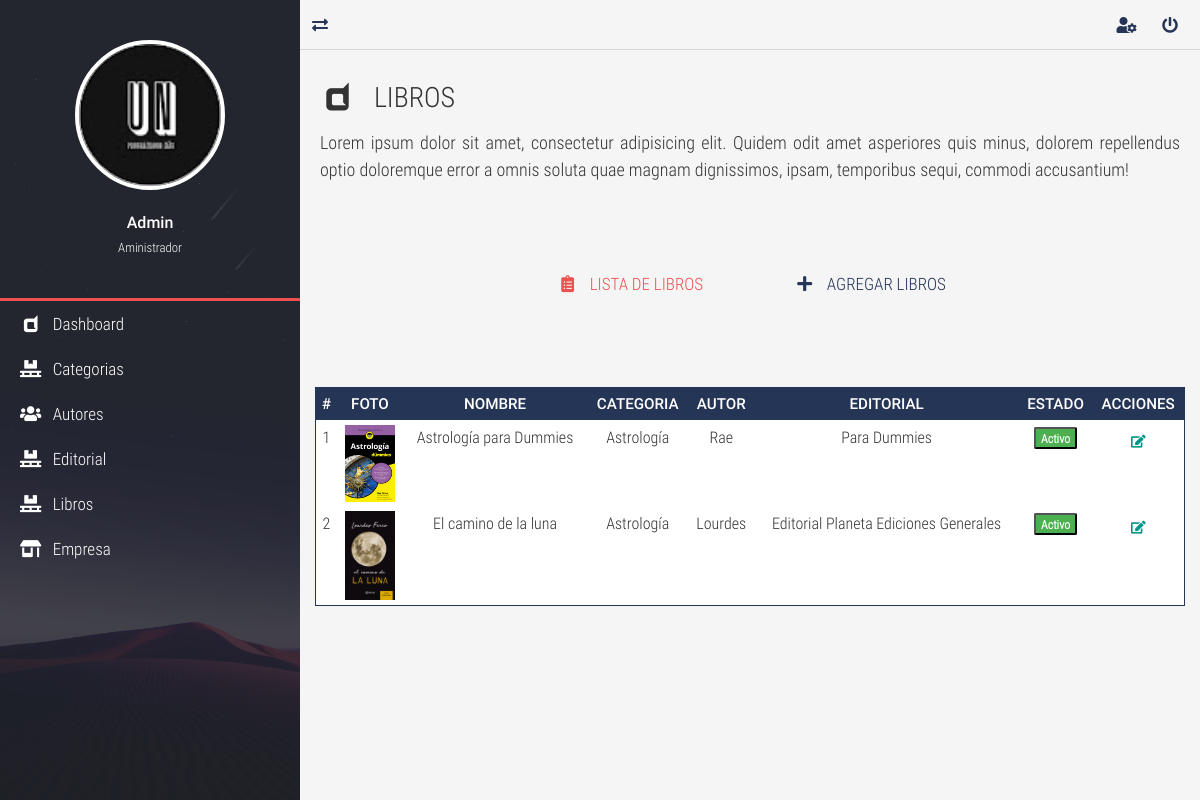
/view/libro/mostrar.php (signed in), run on the app's committed database.
### tables this page shows
CREATE TABLE `libro` (
  `id_libro` int(11) NOT NULL,
  `nomli` varchar(150) NOT NULL,
  `foto` varchar(255) NOT NULL,
  `link` varchar(255) NOT NULL,
  `id_cate` int(11) NOT NULL,
  `id_au` int(11) NOT NULL,
  `id_edi` int(11) NOT NULL,
  `lugar` varchar(100) NOT NULL,
  `anedi` date NOT NULL,
  `numpa` char(4) NOT NULL,
  `idioma` varchar(25) NOT NULL,
  `sinop` varchar(255) NOT NULL,
  `estado` char(1) NOT NULL,
  `fechare` timestamp NOT NULL DEFAULT current_timestamp() ON UPDATE current_timestamp()
);

CREATE TABLE `category` (
  `id_cate` int(11) NOT NULL,
  `nomcate` varchar(100) NOT NULL,
  `foto` varchar(255) NOT NULL,
  `estado` char(1) NOT NULL,
  `fechare` timestamp NOT NULL DEFAULT current_timestamp() ON UPDATE current_timestamp()
);

CREATE TABLE `author` (
  `id_au` int(11) NOT NULL,
  `nomau` varchar(25) NOT NULL,
  `apeau` varchar(20) NOT NULL,
  `alias` varchar(100) NOT NULL,
  `biblio` varchar(255) NOT NULL,
  `foto` varchar(255) NOT NULL,
  `fecna` date NOT NULL,
  `email` varchar(100) NOT NULL,
  `estado` char(1) NOT NULL,
  `fechare` timestamp NOT NULL DEFAULT current_timestamp() ON UPDATE current_timestamp()
);

CREATE TABLE `edito` (
  `id_edi` int(11) NOT NULL,
  `nomedi` varchar(100) NOT NULL,
  `estado` char(1) NOT NULL,
  `fechare` timestamp NOT NULL DEFAULT current_timestamp() ON UPDATE current_timestamp()
);

### view/libro/mostrar.php (the view, shortened to what this page needs)
<!DOCTYPE html>
<html lang="es">
<head>
	<link rel="stylesheet" href="../../assets/css/normalize.css">
	<link rel="stylesheet" href="../../assets/css/bootstrap.min.css">
	<link rel="stylesheet" href="../../assets/css/bootstrap-material-design.min.css">
	<link rel="stylesheet" href="../../assets/css/all.css">
	<link rel="stylesheet" href="../../assets/css/sweetalert2.min.css">
	<link rel="stylesheet" href="../../assets/css/jquery.mCustomScrollbar.css">
	<link rel="stylesheet" href="../../assets/css/style.css">
</head>
<body onload="startTime()">
	<main class="full-box main-container">
		<section class="full-box nav-lateral">
			<div class="full-box nav-lateral-content">
				<figure class="full-box nav-lateral-avatar">
					<img src="../../assets/img/avatar/louito.png" class="img-fluid" alt="Avatar">
					<figcaption class="roboto-medium text-center">
						<?php echo ucfirst($_SESSION['nombre']); ?> <br><small class="roboto-condensed-light">Aministrador</small>
					</figcaption>
				</figure>
				<div class="full-box nav-lateral-bar"></div>
				<nav class="full-box nav-lateral-menu">
					<ul>
						<li>
							<a href="../admin/admin.php"><i class="fab fa-dashcube fa-fw"></i> &nbsp; Dashboard</a>
						</li>
						<li>
							<a href="../category/mostrar.php"><i class="fas fa-pallet fa-fw"></i> &nbsp; Categorias</a>
						</li>
						<li>
							<a href="../autores/mostrar.php"><i class="fas fa-users fa-fw"></i> &nbsp; Autores</a>
						</li>
						<li>
							<a href="../editorial/mostrar.php"><i class="fas fa-pallet fa-fw"></i> &nbsp; Editorial</a>
						</li>
						<li>
							<a href="mostrar.php"><i class="fas fa-pallet fa-fw"></i> &nbsp; Libros</a>
						</li>
						<li>
							<a href="#"><i class="fas fa-store-alt fa-fw"></i> &nbsp; Empresa</a>
						</li>
					</ul>
				</nav>
			</div>
		</section>
		<section class="full-box page-content">
			<nav class="full-box navbar-info">
				<a href="#" class="float-left show-nav-lateral">
					<i class="fas fa-exchange-alt"></i>
				</a>
				<a href="#">
					<i class="fas fa-user-cog"></i>
				</a>
				<a href="#" class="btn-exit-system">
					<i class="fas fa-power-off"></i>
				</a>
			</nav>
			<div class="full-box page-header">
				<h3 class="text-left">
					<i class="fab fa-dashcube fa-fw"></i> &nbsp; LIBROS
				</h3>
				<p class="text-justify">
					Lorem ipsum dolor sit amet, consectetur adipisicing elit. Quidem odit amet asperiores quis minus, dolorem repellendus optio doloremque error a omnis soluta quae magnam dignissimos, ipsam, temporibus sequi, commodi accusantium!
				</p>
			</div>
			<div class="container-fluid">
				<ul class="full-box list-unstyled page-nav-tabs">
					<li>
						<a class="active" href="#"><i class="fas fa-clipboard-list fa-fw"></i> &nbsp; LISTA DE LIBROS</a>
					</li>
					<li>
						<a href="nuevo.php"><i class="fas fa-plus fa-fw"></i> &nbsp; AGREGAR LIBROS</a>
					</li>
				</ul>
			</div>
			<div class="container-fluid">
				<div class="table-responsive">
				<?php
$con = connect();
$sql = "SELECT libro.id_libro, libro.nomli, libro.foto,libro.link,author.id_au, category.id_cate,category.nomcate,author.nomau, author.apeau, author.alias, author.biblio,  author.fecna, author.email, edito.id_edi, edito.nomedi,libro.lugar, libro.anedi, libro.numpa, libro.idioma, libro.sinop, libro.estado FROM libro INNER JOIN category ON libro.id_cate=category.id_cate INNER JOIN author ON libro.id_au=author.id_au INNER JOIN edito ON libro.id_edi=edito.id_edi";
$query  =$con->query($sql);
$data =  array();
if($query){
	while($r = $query->fetch_object()){
		$data[] = $r;
	}
}
?>
<br><br>
<?php if(count($data)>0):?>
	<table class="table table-dark table-sm">
		<thead>
			<tr class="text-center roboto-medium">
				<th>#</th>
				<th>FOTO</th>
				<th>NOMBRE</th>
				<th>CATEGORIA</th>
				<th>AUTOR</th>
				<th>EDITORIAL</th>
				<th>ESTADO</th>
				<th>ACCIONES</th>
			</tr>
		</thead>
		<tbody>
			<?php foreach($data as $d):?>
		<tr class="text-center">
			<td><?php echo $d->id_libro; ?></td>
			<td><?php  echo "<img src='../../assets/img/imagenes/".$d->foto."'width='50'"; ?></td>
			<td><?php echo $d->nomli; ?></td>
			<td>
				<?php echo $d->nomcate; ?>
			</td>
			<td><?php echo $d->nomau; ?></td>
			<td><?php echo $d->nomedi; ?></td>
			<td>
				 <?php if($d->estado==1)  { ?>
				<form  method="get" action="javascript:activo('<?php echo $d->id_libro; ?>')">
				<strong>	<button type="submit" class="badge badge-success">Activo</strong></button>
				</form>
					<?php  }   else {?>
					 <form  method="get" action="javascript:inactivo('<?php echo $d->id_libro; ?>')">
						<strong><button type="submit" class="badge badge-danger">Inactivo</strong></button>
					</form>
				<?php  } ?>
			</td>
			<td>
		<a href="#edit_<?php echo $d->id_libro; ?>" title="Editar datos" data-backdrop="false" class="btn btn-primary btn-sm" data-toggle="modal"><span class="fas fa-edit" aria-hidden="true"></span></a>
		</td>
		</tr>
		<?php endforeach; ?>
		<?php else:?>
			<p class="alert alert-warning">No hay datos</p>
		<?php endif; ?>
		</tbody>
	</table>
				</div>
			</div>
		</section>
	</main>
</body>
</html>

### assets/css/all.css (style rules this page uses)
.fa, .fas, .far, .fal, .fab { -moz-osx-font-smoothing: grayscale; -webkit-font-smoothing: antialiased; display: inline-block; font-style: normal; font-variant: normal; text-rendering: auto; line-height: 1; }
.fa-fw { text-align: center; width: 1.25em; }
.fa-clipboard-list:before { content: "\f46d"; }
.fa-dashcube:before { content: "\f210"; }
.fa-edit:before { content: "\f044"; }
.fa-exchange-alt:before { content: "\f362"; }
.fa-pallet:before { content: "\f482"; }
.fa-plus:before { content: "\f067"; }
.fa-power-off:before { content: "\f011"; }
.fa-store-alt:before { content: "\f54f"; }
.fa-user-cog:before { content: "\f4fe"; }
.fa-users:before { content: "\f0c0"; }
.fab { font-family: 'Font Awesome 5 Brands'; }
.fa, .fas { font-family: 'Font Awesome 5 Free'; font-weight: 900; }

### assets/css/style.css (style rules this page uses)
:root { --color-one: #F5F5F5; --color-two: #24292E; --color-three: #EC5252; --form-color: #14111A; --accent-color: #253556; --border-color: #D8D8D8; }
body,html { font-family: 'roboto_condensed_light'; width: 100vw; height: 100vh; background-color: var(--color-one); color: #333; font-size: 16px; }
.full-box { margin: 0; padding: 0; box-sizing: border-box; width: 100%; }
.page-header { padding: 30px 20px 60px 20px; }
.page-header > :nth-child(1) { padding-bottom: 7px; }
.page-header > :nth-child(2) { font-size: 18px; }
.page-nav-tabs { display: flex; justify-content: center; flex-wrap: wrap; margin-bottom: 30px; }
.page-nav-tabs li, .page-nav-tabs li a { height: 40px; line-height: 40px; }
.page-nav-tabs li { margin: 5px 20px; }
.page-nav-tabs li a { color: var(--accent-color); font-size: 17px; min-width: 200px; width: auto; display: block; text-align: center; user-select: none; transition: all .2s ease-in-out; border-bottom: 2px solid transparent; }
.page-nav-tabs li a.active { color: var(--color-three); cursor: none; pointer-events: none; }
.table .btn { margin-bottom: 0; }
.table thead th { color: #FFF; }
.table tbody tr { color: #333; transition: all .2s ease-in-out; }
.table-dark, .table { background-color: #fff; }
.table-dark { border: 1px solid var(--accent-color); }
.table-dark thead tr { background-color: var(--accent-color); }
.table-dark td, .table-dark thead th, .table-dark th { border: none; }
table form { margin-bottom: 0; }
.roboto-medium { font-family: 'roboto_medium_regular'; }
.roboto-condensed-light { font-family: 'roboto_condensed_light'; }
.main-container { height: 100%; position: absolute; top: 0; left: 0; overflow: hidden; }
.page-content, .nav-lateral { height: 100%; overflow: hidden; }
.page-content { position: relative; padding-left: 300px; transition: all .2s ease-in-out; padding-bottom: 20px; }
.nav-lateral { width: 300px; position: absolute; top: 0; left: 0; z-index: 1; transition: all .2s ease-in-out; background-image: url('../img/nav-font.jpg'); background-position: center center; background-size: cover; }
.nav-lateral-content { max-width: 300px; height: 100%; background-color: rgba(36, 41, 46, .8); }
.nav-lateral-bar { height: 3px; background-color: var(--color-three); }
.nav-lateral-avatar { padding: 40px 0; }
.nav-lateral-avatar img { width: 50%; margin: 0 auto; display: block; border: 4px solid #FFF; border-radius: 100%; }
.nav-lateral-avatar figcaption { margin-top: 20px; color: #FFF; }
.nav-lateral-menu { height: auto; }
.nav-lateral-menu ul { margin: 0; padding: 0; list-style: none; }
.nav-lateral-menu ul li { width: 100%; height: auto; }
.nav-lateral-menu ul li a { display: block; width: 100%; height: 45px; line-height: 45px; text-decoration: none; color: #FFF; font-size: 17px; box-sizing: border-box; padding-left: 20px; transition: all .2s ease-in-out; }
.navbar-info { height: 50px; border-bottom: 1px solid var(--border-color); text-align: right; padding-right: 10px; }
.navbar-info a { color: var(--accent-color); height: 50px; min-width: 40px; text-align: center; line-height: 50px; display: inline-block; transition: all .2s ease-out; user-select: none; }

### data on the page
libro: id_libro "1", foto (picture), nomli "Astrología para Dummies", id_cate.nomcate "Astrología", id_au.nomau "Rae", id_edi.nomedi "Para Dummies"
libro: id_libro "2", foto (picture), nomli "El camino de la luna", id_cate.nomcate "Astrología", id_au.nomau "Lourdes", id_edi.nomedi "Editorial Planeta Ediciones Generales"

### other printed values
$_SESSION['nombre'] "Admin"
